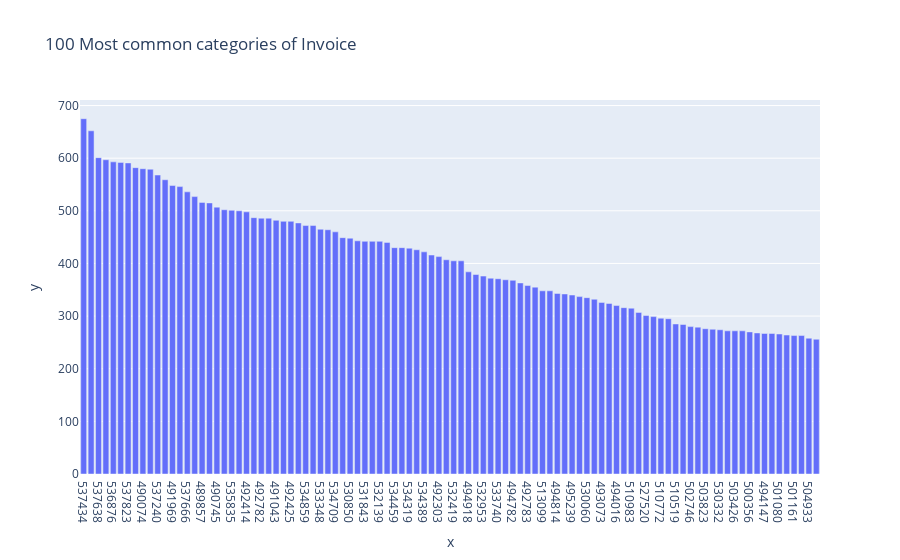

Notebook source saved alongside this figure:
### Markdown cell above
Análisis de la serie Price:
    Se observa una distribución cargada a la izquierda, lo que podría ser modelado con una fucnión gamma donde el grueso de los datos están entre 0 y 8

### Code cell
profile_serie(df_retail['Invoice'])

### Figure 1 — Plotly figure (JSON) as saved in the notebook; plotly's stock layout.template omitted (floating-point values rounded to 4 significant figures)
{"data": [{"alignmentgroup": "True", "hovertemplate": "x=%{x}<br>y=%{y}<extra></extra>", "legendgroup": "", "marker": {"color": "#636efa", "pattern": {"shape": ""}}, "name": "", "offsetgroup": "", "orientation": "v", "showlegend": false, "textposition": "auto", "type": "bar", "x": ["537434", "538071", "537638", "537237", "536876", "536592", "537823", "536031", "490074", "491966", "537240", "490149", "491969", "490741", "537666", "536544", "489857", "513574", "490745", "489597", "535835", "491155", "492414", "532642", "492782", "491970", "491043", "533338", "492425", "491041", "534859", "535322", "533348", "503185", "534709", "491971", "530850", "535407", "531843", "490963", "532139", "534289", "534459", "533737", "534319", "489856", "534389", "498133", "492303", "532826", "532419", "532063", "494918", "531036", "532953", "533065", "533740", "531489", "494782", "495070", "492783", "531387", "513099", "529727", "494814", "492226", "495239", "494378", "530060", "494386", "493073", "530140", "494016", "493079", "510983", "500462", "527520", "504916", "510772", "530422", "510519", "494495", "502746", "493260", "503823", "500918", "530332", "499765", "503426", "494381", "500356", "494685", "494147", "510637", "501080", "494379", "501161", "525753", "504933", "521202"], "xaxis": "x", "y": [675, 652, 601, 597, 593, 592, 591, 582, 580, 579, 568, 559, 548, 546, 536, 527, 516, 515, 507, 502, 501, 500, 498, 487, 486, 486, 482, 480, 480, 477, 472, 472, 465, 464, 460, 449, 448, 443, 442, 442, 442, 440, 430, 430, 429, 426, 422, 416, 413, 407, 405, 405, 384, 379, 376, 372, 371, 369, 368, 363, 358, 355, 348, 348, 343, 342, 340, 337, 335, 332, 326, 324, 320, 316, 315, 307, 301, 299, 296, 295, 285, 284, 280, 279, 276, 275, 274, 272, 272, 272, 270, 268, 267, 267, 266, 264, 263, 263, 258, 256], "yaxis": "y"}], "layout": {"barmode": "relative", "legend": {"tracegroupgap": 0}, "title": {"text": "100 Most common categories of Invoice"}, "xaxis": {"anchor": "y", "domain": [0, 1], "title": {"text": "x"}}, "yaxis": {"anchor": "x", "domain": [0, 1], "title": {"text": "y"}}}}
